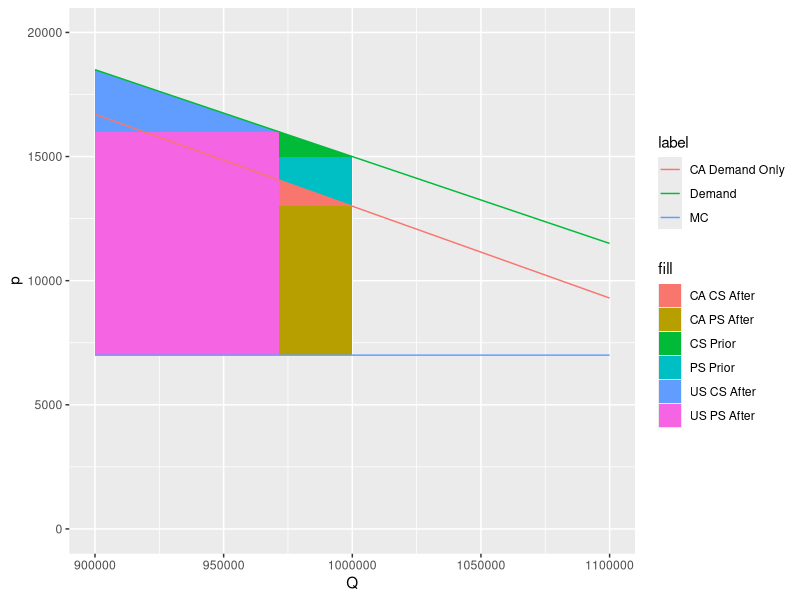
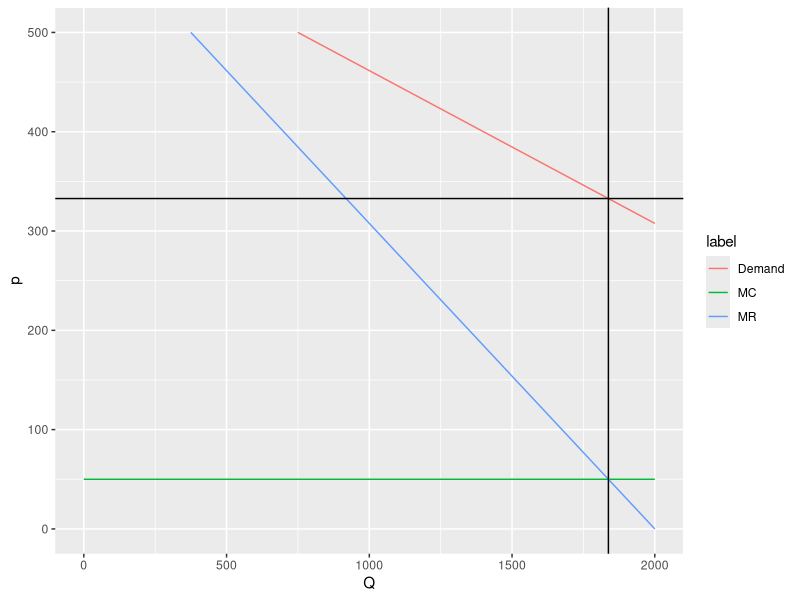
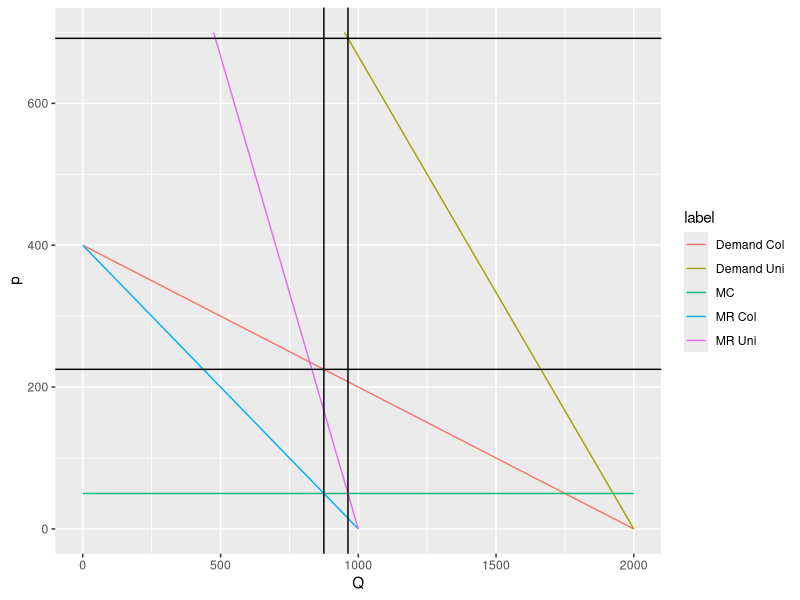
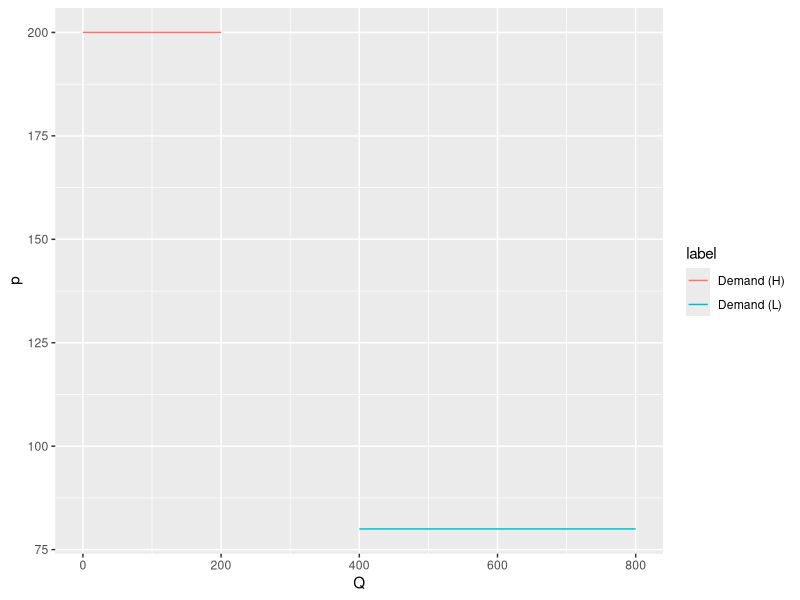

These figures' R source, in order:
## ---- chunk 1
library(tidyverse)
## ---- chunk 2
Q <- seq(0, 2000000, 100)
demand <- 50000 - 0.035 * Q
demand_c <- 50000 - 0.037 * Q
mc <- rep(7000, length(Q))
data <- data.frame(Q = Q, p = demand, label = rep("Demand", length(Q)))
data <- data %>%
  rbind(data.frame(Q = Q, p = mc, label = rep("MC", length(Q))))
data <- data %>%
  rbind(data.frame(Q = Q, p = demand_c, label = rep("CA Demand Only", length(Q))))

start_ps <- data.frame(Q = Q, mc = mc, demand = rep(15000, length(Q))) %>%
  filter(0 <= Q & Q <= 1000000)
start_cs <- data.frame(Q = Q, mc = demand, demand = rep(15000, length(Q))) %>%
  filter(0 <= Q & Q <= 1000000)
us_ps <- data.frame(Q = Q, mc = mc, demand = rep(16000, length(Q))) %>%
  filter(0 <= Q & Q <= 971421)
us_cs <- data.frame(Q = Q, mc = demand, demand = rep(16000, length(Q))) %>%
  filter(0 <= Q & Q <= 971421)
ca_ps <- data.frame(Q = Q, mc = mc, demand = rep(13000, length(Q))) %>%
  filter(971421 <= Q & Q <= 1000000)
ca_cs <- data.frame(Q = Q, mc = demand_c, demand = rep(13000, length(Q))) %>%
  filter(971421 <= Q & Q <= 1000000)
data %>%
  ggplot() +
  geom_ribbon(data=start_ps, aes(x = Q, ymin = mc, ymax = demand, fill = "PS Prior"), inherit.aes = FALSE) +
  geom_ribbon(data=start_cs, aes(x = Q, ymin = demand, ymax = mc, fill = "CS Prior"), inherit.aes = FALSE) +
  geom_ribbon(data=us_ps, aes(x = Q, ymin = mc, ymax = demand, fill = "US PS After"), inherit.aes = FALSE) +
  geom_ribbon(data=us_cs, aes(x = Q, ymin = demand, ymax = mc, fill = "US CS After"), inherit.aes = FALSE) +
  geom_ribbon(data=ca_ps, aes(x = Q, ymin = mc, ymax = demand, fill = "CA PS After"), inherit.aes = FALSE) +
  geom_ribbon(data=ca_cs, aes(x = Q, ymin = demand, ymax = mc, fill = "CA CS After"), inherit.aes = FALSE) +
  geom_line(aes(x = Q, y = p, color = label)) +
  ylim(0, 20000) + xlim(900000, 1100000)
## ---- chunk 3
Q <- seq(0, 2000, 0.1)
demand <- (1 / 6.5) * (4000 - Q)
mc <- rep(50, length(Q))
mr <- (1 / 6.5) * (4000 - 2 * Q)
data <- data.frame(Q = Q, p = demand, label = rep("Demand", length(Q)))
data <- data %>%
  rbind(data.frame(Q = Q, p = mc, label = rep("MC", length(Q))))
data <- data %>%
  rbind(data.frame(Q = Q, p = mr, label = rep("MR", length(Q))))
data %>%
  ggplot(aes(x = Q, y = p, color = label)) +
  geom_line() +
  geom_vline(xintercept = 1837.5) +
  geom_hline(yintercept = 332.7) + 
  ylim(0, 500)
## ---- chunk 4
Q <- seq(0, 2000, 0.1)
demand_u <- (1 / 1.5) * (2000 - Q)
mc <- rep(50, length(Q))
mr_u <- (1 / 1.5) * (2000 - 2 * Q)
demand_c <- (1 / 5) * (2000 - Q)
mr_c <- (1 / 5) * (2000 - 2 * Q)
data <- data.frame(Q = Q, p = demand_u, label = rep("Demand Uni", length(Q)))
data <- data %>%
  rbind(data.frame(Q = Q, p = mc, label = rep("MC", length(Q))))
data <- data %>%
  rbind(data.frame(Q = Q, p = mr_u, label = rep("MR Uni", length(Q))))
data <- data %>%
  rbind(data.frame(Q = Q, p = demand_c, label = rep("Demand Col", length(Q))))
data <- data %>%
  rbind(data.frame(Q = Q, p = mr_c, label = rep("MR Col", length(Q))))
data %>%
  ggplot(aes(x = Q, y = p, color = label)) +
  geom_line() +
  geom_vline(xintercept = 962.5) +
  geom_hline(yintercept = 691.67) +
  geom_vline(xintercept = 875) +
  geom_hline(yintercept = 225) + ylim(0, 700)
## ---- chunk 5
Q <- seq(0, 200, 0.1)
demand <- rep(200, length(Q))
data <- data.frame(Q = Q, p = demand, label = rep("Demand (H)", length(Q)))
Q <- seq(400, 800, 0.1)
demand <- rep(80, length(Q))
data_low <- data.frame(Q = Q, p = demand, label = rep("Demand (L)", length(Q)))

data %>%
  ggplot(aes(x = Q, y = p, color = label)) +
  geom_line() +
  geom_line(data=data_low, aes(x = Q, y = p, color = label))
